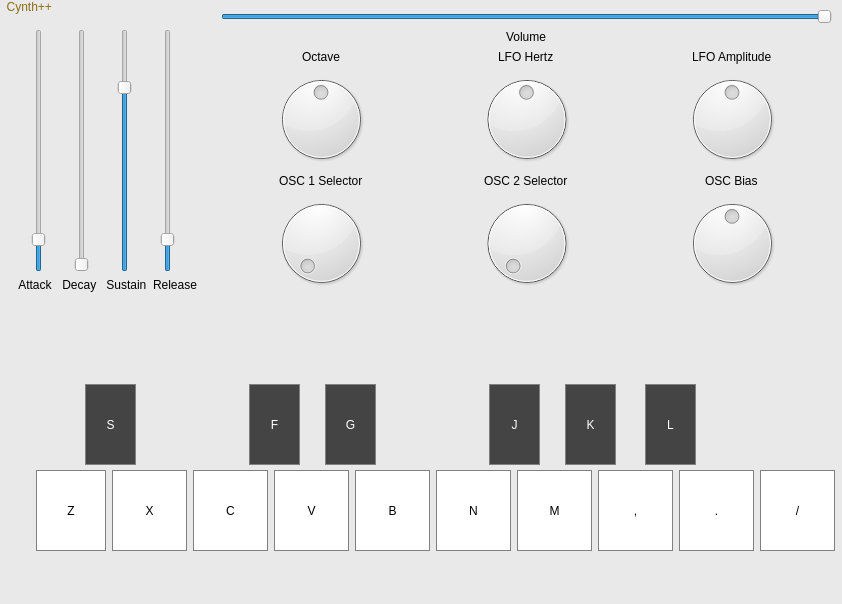
<?xml version="1.0" encoding="UTF-8"?>
<ui version="4.0">
 <class>MainWindow</class>
 <widget class="QMainWindow" name="MainWindow">
  <property name="geometry">
   <rect>
    <x>0</x>
    <y>0</y>
    <width>842</width>
    <height>604</height>
   </rect>
  </property>
  <property name="windowTitle">
   <string>MainWindow</string>
  </property>
  <property name="styleSheet">
   <string notr="true">background-color: #E9E9E9;</string>
  </property>
  <widget class="QWidget" name="centralwidget">
   <widget class="QPushButton" name="BNatural">
    <property name="geometry">
     <rect>
      <x>112</x>
      <y>470</y>
      <width>75</width>
      <height>81</height>
     </rect>
    </property>
    <property name="styleSheet">
     <string notr="true">QPushButton{
	background-color: #FFFFFF;
 	border: 1px solid gray;
}

QPushButton:pressed{
	background-color: #EFEFEF;
 	border: 1px solid gray;
}
</string>
    </property>
    <property name="text">
     <string>X</string>
    </property>
    <attribute name="buttonGroup">
     <string notr="true">buttonGroup</string>
    </attribute>
   </widget>
   <widget class="QPushButton" name="DNatural">
    <property name="geometry">
     <rect>
      <x>274</x>
      <y>470</y>
      <width>75</width>
      <height>81</height>
     </rect>
    </property>
    <property name="styleSheet">
     <string notr="true">QPushButton{
	background-color: #FFFFFF;
 	border: 1px solid gray;
}

QPushButton:pressed{
	background-color: #EFEFEF;
 	border: 1px solid gray;
}
</string>
    </property>
    <property name="text">
     <string>V</string>
    </property>
    <attribute name="buttonGroup">
     <string notr="true">buttonGroup</string>
    </attribute>
   </widget>
   <widget class="QPushButton" name="GNatural">
    <property name="geometry">
     <rect>
      <x>517</x>
      <y>470</y>
      <width>75</width>
      <height>81</height>
     </rect>
    </property>
    <property name="styleSheet">
     <string notr="true">QPushButton{
	background-color: #FFFFFF;
 	border: 1px solid gray;
}

QPushButton:pressed{
	background-color: #EFEFEF;
 	border: 1px solid gray;
}
</string>
    </property>
    <property name="text">
     <string>M</string>
    </property>
    <attribute name="buttonGroup">
     <string notr="true">buttonGroup</string>
    </attribute>
   </widget>
   <widget class="QPushButton" name="ANatural">
    <property name="geometry">
     <rect>
      <x>36</x>
      <y>470</y>
      <width>70</width>
      <height>81</height>
     </rect>
    </property>
    <property name="minimumSize">
     <size>
      <width>70</width>
      <height>0</height>
     </size>
    </property>
    <property name="styleSheet">
     <string notr="true">QPushButton{
	background-color: #FFFFFF;
 	border: 1px solid gray;
}

QPushButton:pressed{
	background-color: #EFEFEF;
 	border: 1px solid gray;
}
</string>
    </property>
    <property name="text">
     <string>Z</string>
    </property>
    <attribute name="buttonGroup">
     <string notr="true">buttonGroup</string>
    </attribute>
   </widget>
   <widget class="QPushButton" name="ENatural">
    <property name="geometry">
     <rect>
      <x>355</x>
      <y>470</y>
      <width>75</width>
      <height>81</height>
     </rect>
    </property>
    <property name="styleSheet">
     <string notr="true">QPushButton{
	background-color: #FFFFFF;
 	border: 1px solid gray;
}

QPushButton:pressed{
	background-color: #EFEFEF;
 	border: 1px solid gray;
}
</string>
    </property>
    <property name="text">
     <string>B</string>
    </property>
    <attribute name="buttonGroup">
     <string notr="true">buttonGroup</string>
    </attribute>
   </widget>
   <widget class="QPushButton" name="HighA">
    <property name="geometry">
     <rect>
      <x>598</x>
      <y>470</y>
      <width>75</width>
      <height>81</height>
     </rect>
    </property>
    <property name="styleSheet">
     <string notr="true">QPushButton{
	background-color: #FFFFFF;
 	border: 1px solid gray;
}

QPushButton:pressed{
	background-color: #EFEFEF;
 	border: 1px solid gray;
}
</string>
    </property>
    <property name="text">
     <string>,</string>
    </property>
    <attribute name="buttonGroup">
     <string notr="true">buttonGroup</string>
    </attribute>
   </widget>
   <widget class="QPushButton" name="CNatural">
    <property name="geometry">
     <rect>
      <x>193</x>
      <y>470</y>
      <width>75</width>
      <height>81</height>
     </rect>
    </property>
    <property name="styleSheet">
     <string notr="true">QPushButton{
	background-color: #FFFFFF;
 	border: 1px solid gray;
}

QPushButton:pressed{
	background-color: #EFEFEF;
 	border: 1px solid gray;
}
</string>
    </property>
    <property name="text">
     <string>C</string>
    </property>
    <attribute name="buttonGroup">
     <string notr="true">buttonGroup</string>
    </attribute>
   </widget>
   <widget class="QPushButton" name="FNatural">
    <property name="geometry">
     <rect>
      <x>436</x>
      <y>470</y>
      <width>75</width>
      <height>81</height>
     </rect>
    </property>
    <property name="styleSheet">
     <string notr="true">QPushButton{
	background-color: #FFFFFF;
 	border: 1px solid gray;
}

QPushButton:pressed{
	background-color: #EFEFEF;
 	border: 1px solid gray;
}
</string>
    </property>
    <property name="text">
     <string>N</string>
    </property>
    <attribute name="buttonGroup">
     <string notr="true">buttonGroup</string>
    </attribute>
   </widget>
   <widget class="QPushButton" name="HighB">
    <property name="geometry">
     <rect>
      <x>679</x>
      <y>470</y>
      <width>75</width>
      <height>81</height>
     </rect>
    </property>
    <property name="styleSheet">
     <string notr="true">QPushButton{
	background-color: #FFFFFF;
 	border: 1px solid gray;
}

QPushButton:pressed{
	background-color: #EFEFEF;
 	border: 1px solid gray;
}
</string>
    </property>
    <property name="text">
     <string>.</string>
    </property>
    <attribute name="buttonGroup">
     <string notr="true">buttonGroup</string>
    </attribute>
   </widget>
   <widget class="QPushButton" name="HighC">
    <property name="geometry">
     <rect>
      <x>760</x>
      <y>470</y>
      <width>75</width>
      <height>81</height>
     </rect>
    </property>
    <property name="styleSheet">
     <string notr="true">QPushButton{
	background-color: #FFFFFF;
 	border: 1px solid gray;
}

QPushButton:pressed{
	background-color: #EFEFEF;
 	border: 1px solid gray;
}
</string>
    </property>
    <property name="text">
     <string>/</string>
    </property>
    <attribute name="buttonGroup">
     <string notr="true">buttonGroup</string>
    </attribute>
   </widget>
   <widget class="QPushButton" name="ASharp">
    <property name="geometry">
     <rect>
      <x>85</x>
      <y>384</y>
      <width>51</width>
      <height>81</height>
     </rect>
    </property>
    <property name="styleSheet">
     <string notr="true">QPushButton{
	background-color: #444444;
 	border: 1px solid gray;
	color: #FFFFFF;
}

QPushButton:pressed{
	background-color: #484848;
 	border: 1px solid gray;
}
</string>
    </property>
    <property name="text">
     <string>S</string>
    </property>
    <attribute name="buttonGroup">
     <string notr="true">buttonGroup</string>
    </attribute>
   </widget>
   <widget class="QPushButton" name="CSharp">
    <property name="geometry">
     <rect>
      <x>249</x>
      <y>384</y>
      <width>51</width>
      <height>81</height>
     </rect>
    </property>
    <property name="styleSheet">
     <string notr="true">QPushButton{
	background-color: #444444;
 	border: 1px solid gray;
	color: #FFFFFF;
}

QPushButton:pressed{
	background-color: #484848;
 	border: 1px solid gray;
}
</string>
    </property>
    <property name="text">
     <string>F</string>
    </property>
    <attribute name="buttonGroup">
     <string notr="true">buttonGroup</string>
    </attribute>
   </widget>
   <widget class="QPushButton" name="DSharp">
    <property name="geometry">
     <rect>
      <x>325</x>
      <y>384</y>
      <width>51</width>
      <height>81</height>
     </rect>
    </property>
    <property name="styleSheet">
     <string notr="true">QPushButton{
	background-color: #444444;
 	border: 1px solid gray;
	color: #FFFFFF;
}

QPushButton:pressed{
	background-color: #484848;
 	border: 1px solid gray;
}</string>
    </property>
    <property name="text">
     <string>G</string>
    </property>
    <attribute name="buttonGroup">
     <string notr="true">buttonGroup</string>
    </attribute>
   </widget>
   <widget class="QPushButton" name="FSharp">
    <property name="geometry">
     <rect>
      <x>489</x>
      <y>384</y>
      <width>51</width>
      <height>81</height>
     </rect>
    </property>
    <property name="styleSheet">
     <string notr="true">QPushButton{
	background-color: #444444;
 	border: 1px solid gray;
	color: #FFFFFF;
}

QPushButton:pressed{
	background-color: #484848;
 	border: 1px solid gray;
}
</string>
    </property>
    <property name="text">
     <string>J</string>
    </property>
    <attribute name="buttonGroup">
     <string notr="true">buttonGroup</string>
    </attribute>
   </widget>
   <widget class="QPushButton" name="GSharp">
    <property name="geometry">
     <rect>
      <x>565</x>
      <y>384</y>
      <width>51</width>
      <height>81</height>
     </rect>
    </property>
    <property name="styleSheet">
     <string notr="true">QPushButton{
	background-color: #444444;
 	border: 1px solid gray;
	color: #FFFFFF;
}

QPushButton:pressed{
	background-color: #484848;
 	border: 1px solid gray;
}
</string>
    </property>
    <property name="text">
     <string>K</string>
    </property>
    <attribute name="buttonGroup">
     <string notr="true">buttonGroup</string>
    </attribute>
   </widget>
   <widget class="QPushButton" name="HighASharp">
    <property name="geometry">
     <rect>
      <x>645</x>
      <y>384</y>
      <width>51</width>
      <height>81</height>
     </rect>
    </property>
    <property name="styleSheet">
     <string notr="true">QPushButton{
	background-color: #444444;
 	border: 1px solid gray;
	color: #FFFFFF;
}

QPushButton:pressed{
	background-color: #484848;
 	border: 1px solid gray;
}
</string>
    </property>
    <property name="text">
     <string>L</string>
    </property>
    <attribute name="buttonGroup">
     <string notr="true">buttonGroup</string>
    </attribute>
   </widget>
   <widget class="QWidget" name="layoutWidget">
    <property name="geometry">
     <rect>
      <x>0</x>
      <y>0</y>
      <width>841</width>
      <height>301</height>
     </rect>
    </property>
    <layout class="QHBoxLayout" name="horizontalLayout_4">
     <item>
      <layout class="QVBoxLayout" name="verticalLayout_4">
       <item>
        <widget class="QLabel" name="label_6">
         <property name="styleSheet">
          <string notr="true">background-color: #E9E9E9;
font: italic 20pt &quot;Monotype Corsiva&quot;;
color: rgb(140, 110, 19);</string>
         </property>
         <property name="text">
          <string>  Cynth++</string>
         </property>
        </widget>
       </item>
       <item>
        <widget class="QWidget" name="widget" native="true">
         <property name="styleSheet">
          <string notr="true">QWidget{
	background-color: #E9E9E9;
}</string>
         </property>
         <layout class="QVBoxLayout" name="verticalLayout_2">
          <item>
           <layout class="QHBoxLayout" name="horizontalLayout">
            <item>
             <widget class="QSlider" name="Attack">
              <property name="minimum">
               <number>1</number>
              </property>
              <property name="maximum">
               <number>10</number>
              </property>
              <property name="sliderPosition">
               <number>2</number>
              </property>
              <property name="tracking">
               <bool>false</bool>
              </property>
              <property name="orientation">
               <enum>Qt::Vertical</enum>
              </property>
             </widget>
            </item>
            <item>
             <widget class="QSlider" name="Decay">
              <property name="minimum">
               <number>1</number>
              </property>
              <property name="maximum">
               <number>10</number>
              </property>
              <property name="tracking">
               <bool>false</bool>
              </property>
              <property name="orientation">
               <enum>Qt::Vertical</enum>
              </property>
             </widget>
            </item>
            <item>
             <widget class="QSlider" name="Sustain">
              <property name="minimum">
               <number>1</number>
              </property>
              <property name="maximum">
               <number>10</number>
              </property>
              <property name="sliderPosition">
               <number>8</number>
              </property>
              <property name="tracking">
               <bool>false</bool>
              </property>
              <property name="orientation">
               <enum>Qt::Vertical</enum>
              </property>
             </widget>
            </item>
            <item>
             <widget class="QSlider" name="Release">
              <property name="minimum">
               <number>1</number>
              </property>
              <property name="maximum">
               <number>10</number>
              </property>
              <property name="sliderPosition">
               <number>2</number>
              </property>
              <property name="tracking">
               <bool>false</bool>
              </property>
              <property name="orientation">
               <enum>Qt::Vertical</enum>
              </property>
             </widget>
            </item>
           </layout>
          </item>
          <item>
           <layout class="QHBoxLayout" name="horizontalLayout_2">
            <item>
             <widget class="QLabel" name="label">
              <property name="styleSheet">
               <string notr="true">font: 12pt &quot;Courier&quot;;</string>
              </property>
              <property name="text">
               <string>   Attack</string>
              </property>
             </widget>
            </item>
            <item>
             <widget class="QLabel" name="label_2">
              <property name="styleSheet">
               <string notr="true">font: 12pt &quot;Courier&quot;;</string>
              </property>
              <property name="text">
               <string> Decay</string>
              </property>
             </widget>
            </item>
            <item>
             <widget class="QLabel" name="label_3">
              <property name="styleSheet">
               <string notr="true">font: 12pt &quot;Courier&quot;;</string>
              </property>
              <property name="text">
               <string> Sustain</string>
              </property>
             </widget>
            </item>
            <item>
             <widget class="QLabel" name="label_4">
              <property name="styleSheet">
               <string notr="true">font: 12pt &quot;Courier&quot;;</string>
              </property>
              <property name="text">
               <string>Release</string>
              </property>
             </widget>
            </item>
           </layout>
          </item>
         </layout>
        </widget>
       </item>
      </layout>
     </item>
     <item>
      <widget class="QWidget" name="widget" native="true">
       <property name="styleSheet">
        <string notr="true">QWidget{
	background-color: #E9E9E9;
}</string>
       </property>
       <layout class="QVBoxLayout" name="verticalLayout_3">
        <item>
         <layout class="QVBoxLayout" name="verticalLayout">
          <item>
           <widget class="QSlider" name="Volume">
            <property name="maximum">
             <number>40</number>
            </property>
            <property name="sliderPosition">
             <number>40</number>
            </property>
            <property name="orientation">
             <enum>Qt::Horizontal</enum>
            </property>
           </widget>
          </item>
          <item alignment="Qt::AlignHCenter">
           <widget class="QLabel" name="label_5">
            <property name="styleSheet">
             <string notr="true">font: 12pt &quot;Courier&quot;;</string>
            </property>
            <property name="text">
             <string>Volume</string>
            </property>
           </widget>
          </item>
         </layout>
        </item>
        <item>
         <layout class="QGridLayout" name="gridLayout">
          <item row="1" column="0">
           <widget class="QDial" name="OctaveKnob">
            <property name="minimum">
             <number>-2</number>
            </property>
            <property name="maximum">
             <number>2</number>
            </property>
            <property name="tracking">
             <bool>false</bool>
            </property>
           </widget>
          </item>
          <item row="3" column="1">
           <widget class="QDial" name="Osc2Select">
            <property name="maximum">
             <number>5</number>
            </property>
            <property name="tracking">
             <bool>false</bool>
            </property>
           </widget>
          </item>
          <item row="2" column="2" alignment="Qt::AlignHCenter">
           <widget class="QLabel" name="label_11">
            <property name="text">
             <string>OSC Bias</string>
            </property>
           </widget>
          </item>
          <item row="1" column="2">
           <widget class="QDial" name="LFOAmplitude">
            <property name="maximum">
             <number>10</number>
            </property>
            <property name="sliderPosition">
             <number>5</number>
            </property>
            <property name="tracking">
             <bool>false</bool>
            </property>
           </widget>
          </item>
          <item row="0" column="1" alignment="Qt::AlignHCenter">
           <widget class="QLabel" name="label_8">
            <property name="text">
             <string>LFO Hertz</string>
            </property>
           </widget>
          </item>
          <item row="3" column="2">
           <widget class="QDial" name="OscBias">
            <property name="maximum">
             <number>100</number>
            </property>
            <property name="sliderPosition">
             <number>50</number>
            </property>
            <property name="tracking">
             <bool>false</bool>
            </property>
           </widget>
          </item>
          <item row="1" column="1">
           <widget class="QDial" name="LFOHertz">
            <property name="maximum">
             <number>10</number>
            </property>
            <property name="sliderPosition">
             <number>5</number>
            </property>
            <property name="tracking">
             <bool>false</bool>
            </property>
           </widget>
          </item>
          <item row="2" column="1" alignment="Qt::AlignHCenter">
           <widget class="QLabel" name="label_10">
            <property name="text">
             <string>OSC 2 Selector</string>
            </property>
           </widget>
          </item>
          <item row="2" column="0" alignment="Qt::AlignHCenter">
           <widget class="QLabel" name="label_12">
            <property name="text">
             <string>OSC 1 Selector</string>
            </property>
           </widget>
          </item>
          <item row="0" column="0" alignment="Qt::AlignHCenter">
           <widget class="QLabel" name="label_7">
            <property name="text">
             <string>Octave</string>
            </property>
           </widget>
          </item>
          <item row="0" column="2" alignment="Qt::AlignHCenter">
           <widget class="QLabel" name="label_9">
            <property name="text">
             <string>LFO Amplitude</string>
            </property>
           </widget>
          </item>
          <item row="3" column="0">
           <widget class="QDial" name="OSC1Select">
            <property name="styleSheet">
             <string notr="true">QDial{
	Dial.SnapAlways;
	StepSize: 0.2;
}</string>
            </property>
            <property name="maximum">
             <number>5</number>
            </property>
            <property name="tracking">
             <bool>false</bool>
            </property>
            <property name="invertedAppearance">
             <bool>false</bool>
            </property>
           </widget>
          </item>
         </layout>
        </item>
       </layout>
      </widget>
     </item>
    </layout>
   </widget>
  </widget>
  <widget class="QMenuBar" name="menubar">
   <property name="geometry">
    <rect>
     <x>0</x>
     <y>0</y>
     <width>842</width>
     <height>21</height>
    </rect>
   </property>
  </widget>
  <widget class="QStatusBar" name="statusbar"/>
 </widget>
 <resources/>
 <connections/>
 <buttongroups>
  <buttongroup name="buttonGroup"/>
 </buttongroups>
</ui>
